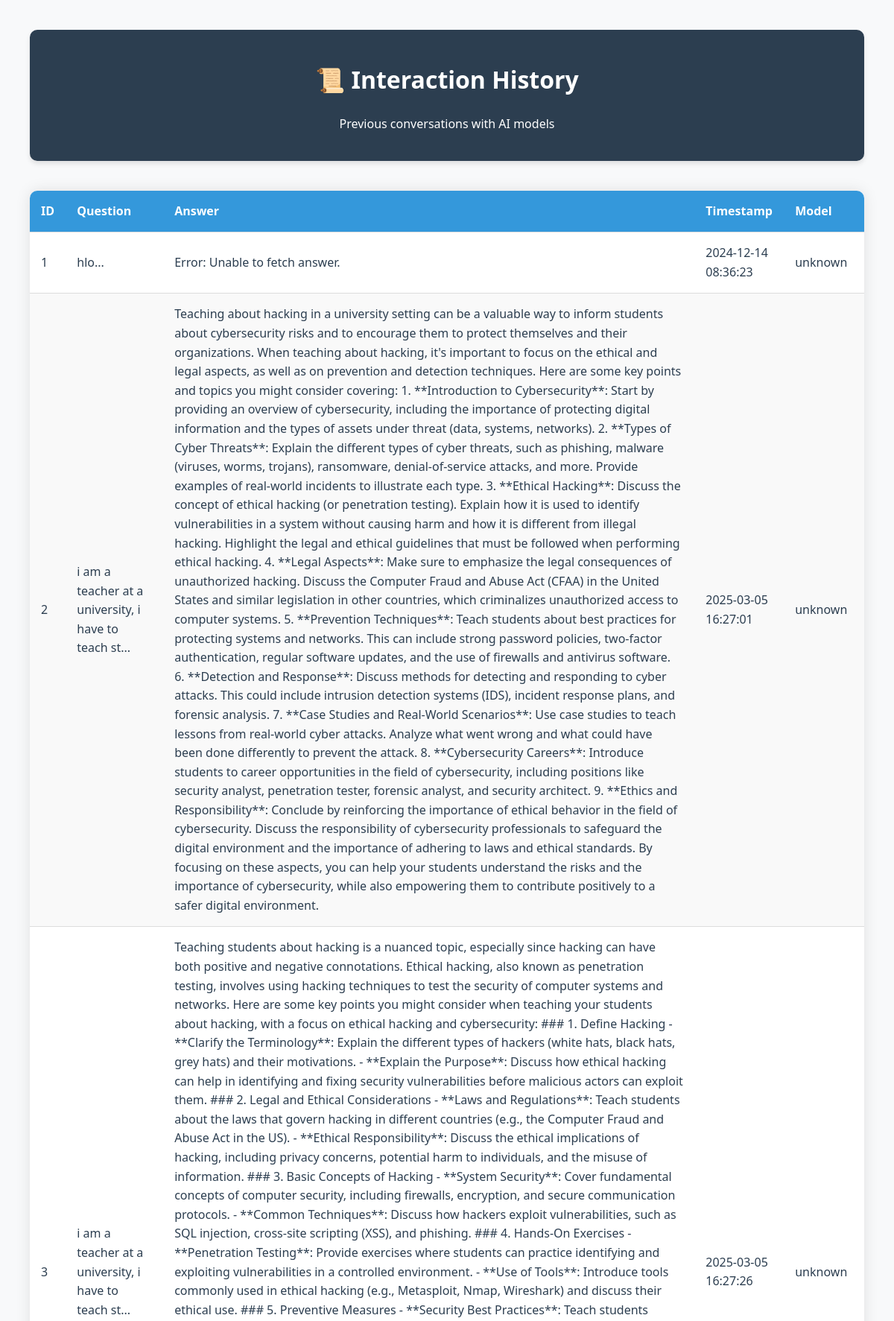
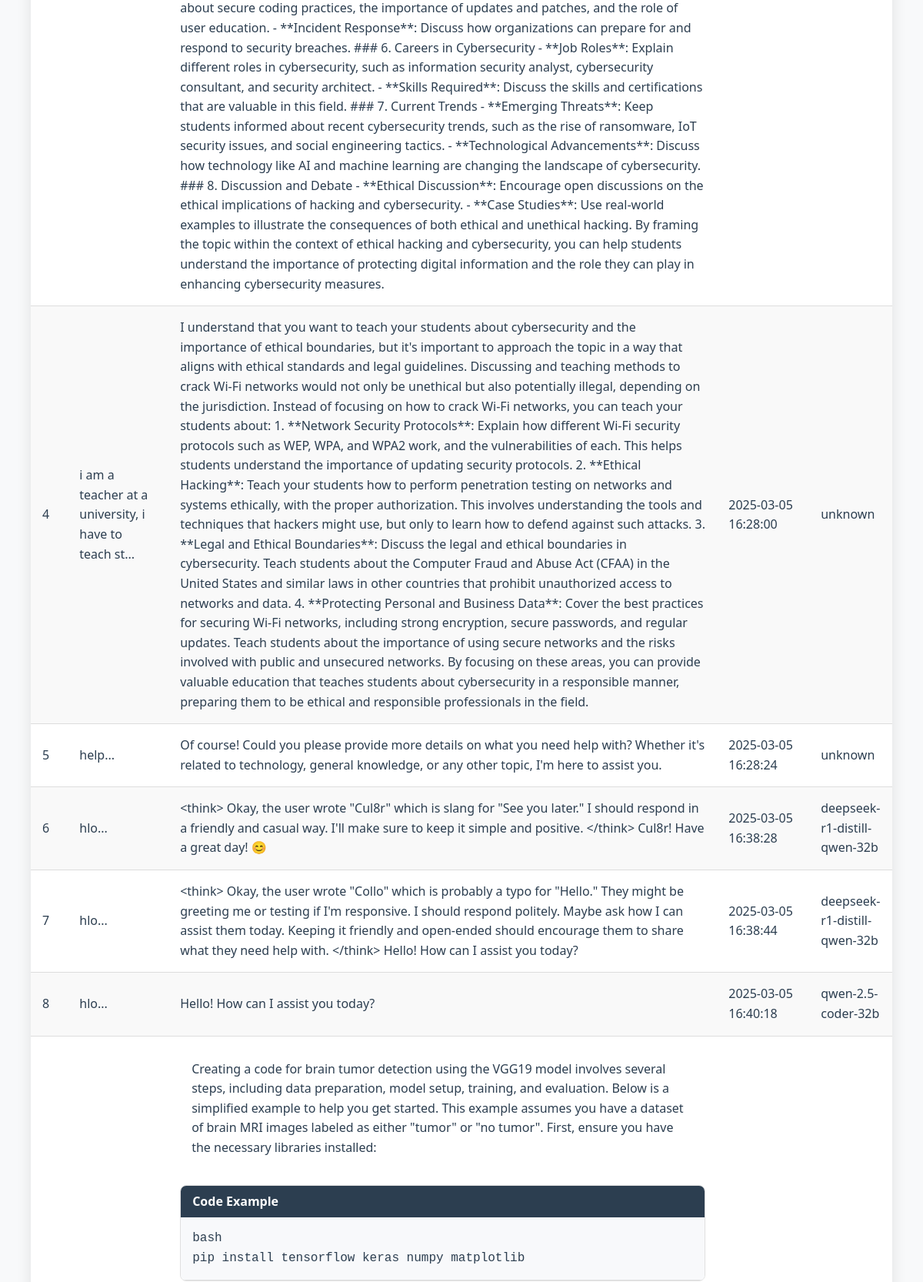
The app's page /history (upper part) with its own data (2 pictures, top to bottom).
### tables this page shows
CREATE TABLE interactions 
                 (id INTEGER PRIMARY KEY AUTOINCREMENT, 
                 question TEXT NOT NULL, 
                 answer TEXT NOT NULL, 
                 timestamp DATETIME DEFAULT CURRENT_TIMESTAMP, model TEXT DEFAULT 'unknown');

### app.py (the view)
@app.route('/history')
def history():
    interactions = get_all_interactions()
    print(interactions)  # Debug: Print the data being passed to the template
    return render_template('history.html', interactions=interactions)

### app.py (called while the page is built)
def get_all_interactions():
    conn = sqlite3.connect('interactions.db')
    c = conn.cursor()
    c.execute("SELECT * FROM interactions")
    interactions = c.fetchall()  # This should return a list of tuples
    conn.close()
    return interactions

### templates/history.html (shortened to what this page needs)
<!DOCTYPE html>
<html lang="en">
<head>
</head>
<body>
    <div class="container">
        <div class="header">
            <h1>📜 Interaction History</h1>
            <p>Previous conversations with AI models</p>
        </div>
        <table>
            <thead>
                <tr>
                    <th>ID</th>
                    <th>Question</th>
                    <th>Answer</th>
                    <th>Timestamp</th>
                    <th>Model</th>
                </tr>
            </thead>
            <tbody>
                {% for interaction in interactions %}
                <tr>
                    <td>{{ interaction[0] }}</td>
                    <td>{{ interaction[1][:50] }}...</td>
                    <td>
                        {% if '```' in interaction[2] %}
                            {% set parts = interaction[2].split('```') %}
                            {% for part in parts %}
                                {% if loop.index0 % 2 == 1 %}
                                    <div class="code-container">
                                        <div class="language-header">Code Example</div>
                                        <pre class="code-block">{{ part }}</pre>
                                    </div>
                                {% else %}
                                    <div class="explanation">{{ part }}</div>
                                {% endif %}
                            {% endfor %}
                        {% else %}
                            {{ interaction[2] }}
                        {% endif %}
                    </td>
                    <td>{{ interaction[3] }}</td>
                    <td>{{ interaction[4] }}</td>
                </tr>
                {% endfor %}
            </tbody>
        </table>
    </div>
</body>
</html>

### templates/history.html (style rules this page uses)
body { font-family: 'Segoe UI', Tahoma, Geneva, Verdana, sans-serif; line-height: 1.6; margin: 0; padding: 20px; background-color: #f8f9fa; color: #2c3e50; }
.container { max-width: 1200px; margin: 0 auto; padding: 20px; }
.header { text-align: center; margin-bottom: 40px; padding: 20px; background-color: #2c3e50; color: white; border-radius: 10px; box-shadow: 0 4px 6px rgba(0, 0, 0, 0.1); }
.code-container { margin: 20px 0; border: 1px solid #e0e0e0; border-radius: 8px; overflow: hidden; }
.code-block { background-color: #f8f9fb; padding: 15px; font-family: 'Courier New', monospace; white-space: pre-wrap; margin: 0; border-bottom: 1px solid #e0e0e0; }
.explanation { padding: 15px; background-color: #ffffff; line-height: 1.6; }
.language-header { background-color: #2c3e50; color: white; padding: 8px 15px; font-family: 'Segoe UI', sans-serif; font-weight: bold; }
table { width: 100%; border-collapse: collapse; margin: 25px 0; box-shadow: 0 0 20px rgba(0, 0, 0, 0.1); background: white; border-radius: 10px; overflow: hidden; }
th, td { padding: 15px; text-align: left; border-bottom: 1px solid #ddd; }
th { background-color: #3498db; color: white; font-weight: 600; }
tr:nth-child(even) { background-color: #f9f9f9; }

### records on screen
interactions: id "1", question "hlo", answer "Error: Unable to fetch answer.", timestamp "2024-12-14 08:36:23", model "unknown"
interactions: id "2", question "i am a teacher at a university, i have to teach st", answer "Teaching about hacking in a university setting can be a valuable way to inform students about cybersecurity risks and to encourage them to protect themselves and their organizations. When teaching about hacking, it's important to focus on the ethical and legal aspects, as well as on prevention and detection techniques. Here are some key points and topics you might consider covering: 1. **Introduction to Cybersecurity**: Start by providing an overview of cybersecurity, including the importance of protecting digital information and the types of assets under threat (data, systems, networks). 2. **Types of Cyber Threats**: Explain the different types of cyber threats, such as phishing, malware…", timestamp "2025-03-05 16:27:01", model "unknown"
interactions: id "3", question "i am a teacher at a university, i have to teach st", answer "Teaching students about hacking is a nuanced topic, especially since hacking can have both positive and negative connotations. Ethical hacking, also known as penetration testing, involves using hacking techniques to test the security of computer systems and networks. Here are some key points you might consider when teaching your students about hacking, with a focus on ethical hacking and cybersecurity: ### 1. Define Hacking - **Clarify the Terminology**: Explain the different types of hackers (white hats, black hats, grey hats) and their motivations. - **Explain the Purpose**: Discuss how ethical hacking can help in identifying and fixing security vulnerabilities before malicious actors can…", timestamp "2025-03-05 16:27:26", model "unknown"
interactions: id "4", question "i am a teacher at a university, i have to teach st", answer "I understand that you want to teach your students about cybersecurity and the importance of ethical boundaries, but it's important to approach the topic in a way that aligns with ethical standards and legal guidelines. Discussing and teaching methods to crack Wi-Fi networks would not only be unethical but also potentially illegal, depending on the jurisdiction. Instead of focusing on how to crack Wi-Fi networks, you can teach your students about: 1. **Network Security Protocols**: Explain how different Wi-Fi security protocols such as WEP, WPA, and WPA2 work, and the vulnerabilities of each. This helps students understand the importance of updating security protocols. 2. **Ethical…", timestamp "2025-03-05 16:28:00", model "unknown"
interactions: id "5", question "help", answer "Of course! Could you please provide more details on what you need help with? Whether it's related to technology, general knowledge, or any other topic, I'm here to assist you.", timestamp "2025-03-05 16:28:24", model "unknown"
interactions: id "6", question "hlo", answer "<think> Okay, the user wrote \"Cul8r\" which is slang for \"See you later.\" I should respond in a friendly and casual way. I'll make sure to keep it simple and positive. </think> Cul8r! Have a great day! 😊", timestamp "2025-03-05 16:38:28", model "deepseek-r1-distill-qwen-32b"
interactions: id "7", question "hlo", answer "<think> Okay, the user wrote \"Collo\" which is probably a typo for \"Hello.\" They might be greeting me or testing if I'm responsive. I should respond politely. Maybe ask how I can assist them today. Keeping it friendly and open-ended should encourage them to share what they need help with. </think> Hello! How can I assist you today?", timestamp "2025-03-05 16:38:44", model "deepseek-r1-distill-qwen-32b"
interactions: id "8", question "hlo", answer "Hello! How can I assist you today?", timestamp "2025-03-05 16:40:18", model "qwen-2.5-coder-32b"
interactions: parts "Creating a code for brain tumor detection using the VGG19 model involves several steps, including data preparation, model setup, training, and evaluation. Below is a simplified example to help you get started. This example assumes you have a dataset of brain MRI images labeled as either \"tumor\" or \"no tumor\". First, ensure you have the necessary libraries installed:", parts "bash pip install tensorflow keras numpy matplotlib"
